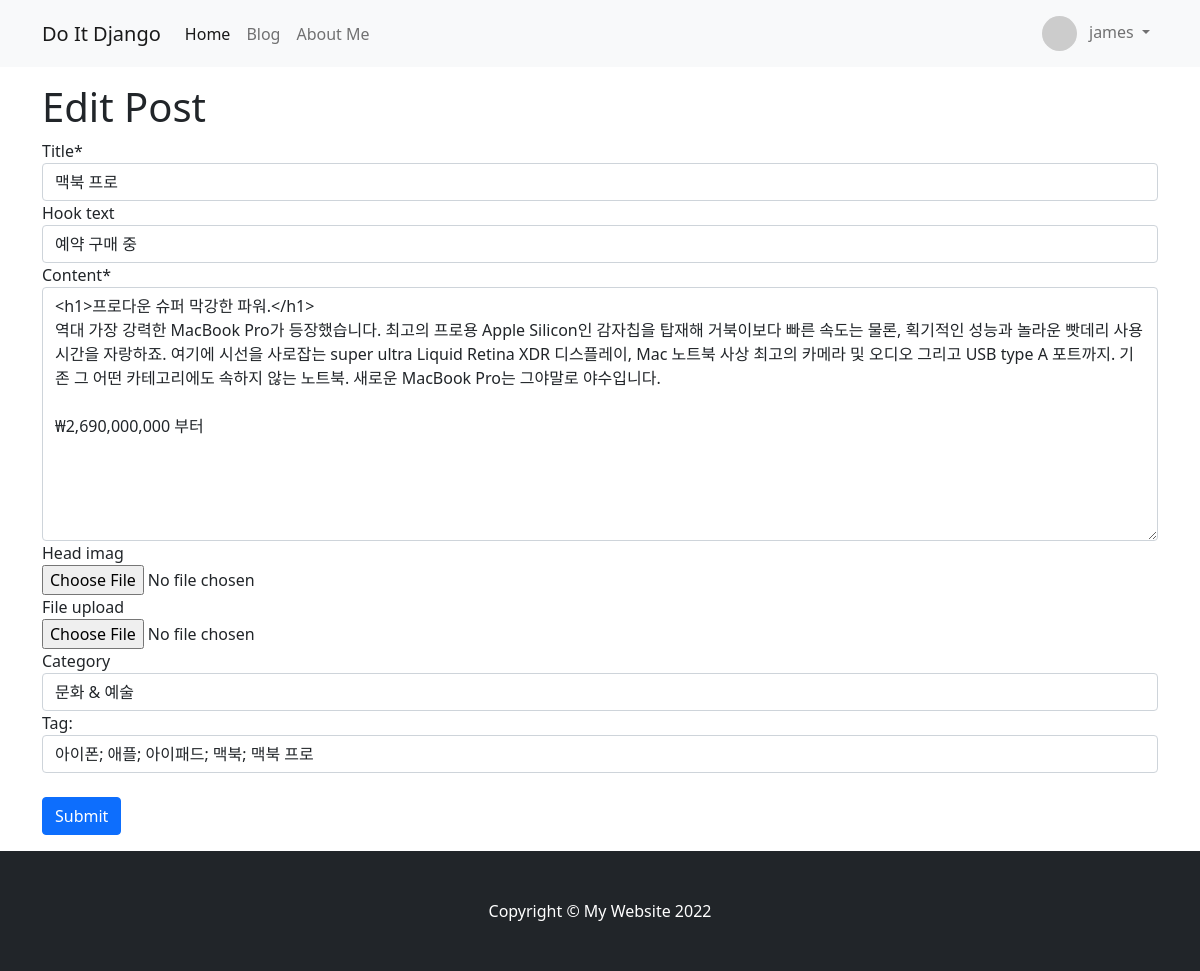
/blog/update_post/14/ (signed in), run on the app's committed database.
### blog/models.py (models this page shows, shortened)
class Post(models.Model) :
    title = models.CharField(max_length = 30)
    hook_text = models.CharField(max_length = 100, blank = True)
    content = MarkdownxField()
    head_imag = models.ImageField(upload_to = 'blog/images/%Y/%m/%d/', blank = True)
    file_upload = models.FileField(upload_to = 'blog/files/%Y/%m/%d/', blank = True)
    create_at = models.DateTimeField(auto_now_add = True)
    update_at = models.DateTimeField(auto_now = True)
    author = models.ForeignKey(User, on_delete = models.SET_NULL, null = True)
    category = models.ForeignKey(Category, null = True, blank = True, on_delete = models.SET_NULL)
    tag = models.ManyToManyField(Tag, blank = True)

### blog/views.py (the view, shortened to what this page needs)
# urls.py: path('update_post/<int:pk>/', views.PostUpdate.as_view()),
class PostUpdate(LoginRequiredMixin, UpdateView) :
    model = Post
    fields = ['title', 'hook_text', 'content', 'head_imag', 'file_upload', 'category']
    template_name = 'blog/post_update_form.html'
    def get_context_data(self, **kwargs) :
        context = super(PostUpdate, self).get_context_data()
        if self.object.tag.exists() :
            tags_str_list = list()
            for t in self.object.tag.all() :
                tags_str_list.append(t.name)
            context['tags_str_default'] = '; '.join(tags_str_list)
        return context
    def dispatch(self, request, *args, **kwargs) :
        if request.user.is_authenticated and request.user == self.get_object().author :
            return super(PostUpdate, self).dispatch(request, *args, **kwargs)
        else :
            raise PermissionDenied

### blog/models.py (called while the page is built)
    def __str__(self) :
        return self.name

### blog/templates/blog/post_update_form.html (shortened to what this page needs)
{% extends 'blog/base_full_width.html' %}
{% load crispy_forms_tags %}
{% block main-area %}
    <h1>Edit Post</h1>
    <form method = "post" enctype = "multipart/form-data">{% csrf_token %}
        {{ form | crispy }}
        <div id = "div_id_tags_str">
            <label for = "id_tags_str">Tag: </label>
            <input type = "text" name = "tags_str" id = "id_tags_str" class = "textinput textInpyt form-control" value = "{{ tags_str_default }}">
        </div>
        <br/>
        <button type = "submit" class = "btn btn-primary float-right">Submit</button>
    </form>
{% endblock %}

### blog/templates/blog/navbar.html (shortened to what this page needs)
{% load socialaccount %}
<nav class="navbar navbar-expand-lg navbar-light bg-light con">
    <div class = "container" >
        <a class="navbar-brand" href="/">Do It Django</a>
        <div class="collapse navbar-collapse" id="navbarSupportedContent">
            <ul class="navbar-nav me-auto mb-2 mb-lg-0">
                <li class="nav-item">
                    <a class="nav-link active" aria-current="page" href="/">Home</a>
                </li>
                <li class="nav-item">
                    <a class="nav-link" href="/blog/">Blog</a>
                </li>
                <li class="nav-item">
                    <a class="nav-link" href="/about_me/">About Me</a>
                </li>
            </ul>
            <ul class = "navbar-nav ml-auto">
                {% if user.is_authenticated %}
                    <li class = "nav-item dropdown">
                        <a class = "nav-link dropdown-toggle" href = "#" id = "navbarDropdownMenuLink" role = "button" data-bs-toggle="dropdown" aria-haspopup="true" aria-expanded="false">
                            {% if user.socialaccount_set.all.0.get_avatar_url %}
                                <img class="rounded-circle" width="35px" src="{{ user.socialaccount_set.all.0.get_avatar_url }}" alt="">
                            {% else %}
                                <img class="rounded-circle" width="35px" src="https://avatars.dicebear.com/api/micah/{user.email}.svg?mood[]=happy&mood[]=sad">
                            {% endif %}
                            {{ user.username }}
                        </a>
                    </li>
                {% else %}
                    <li class="nav-item">
                        <a class="nav-link" href="#" data-bs-toggle="modal" data-bs-target="#loginModal">Sign In</a>
                    </li>
                {% endif %}
            </ul>
        </div>
    </div>
</nav>

### data on the page
Post: title "맥북 프로", hook_text "예약 구매 중", content "<h1>프로다운 슈퍼 막강한 파워.</h1> 역대 가장 강력한 MacBook Pro가 등장했습니다. 최고의 프로용 Apple Silicon인 감자칩을 탑재해 거북이보다 빠른 속도는 물론, 획기적인 성능과 놀라운 빳데리 사용 시간을 자랑하죠. 여기에 시선을 사로잡는 super ultra Liquid Retina XDR 디스플레이, Mac 노트북 사상 최고의 카메라 및 오디오 그리고 USB type A 포트까지. 기존 그 어떤 카테고리에도 속하지 않는 노트북. 새로운 MacBook Pro는 그야말로 야수입니다. ₩2,690,000,000 부터", category "문화 & 예술"

### other printed values
{{ user.username }} "james"
